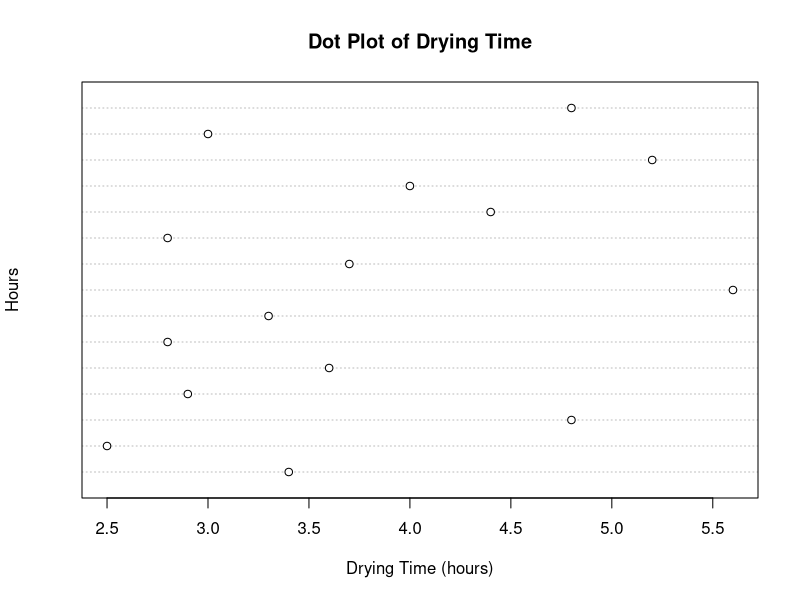
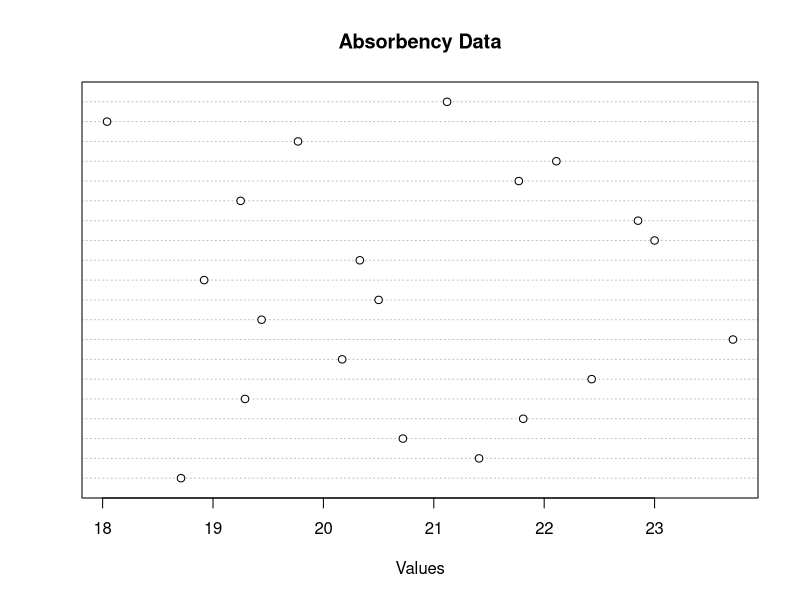
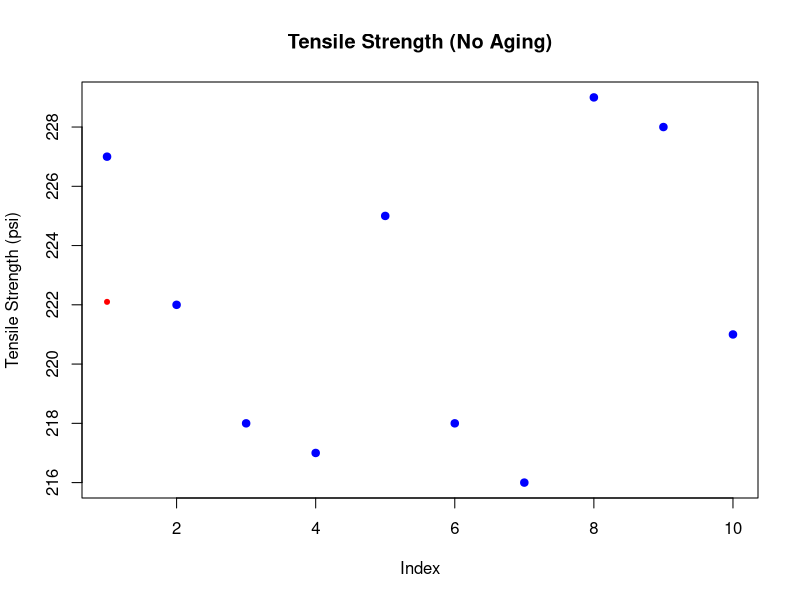
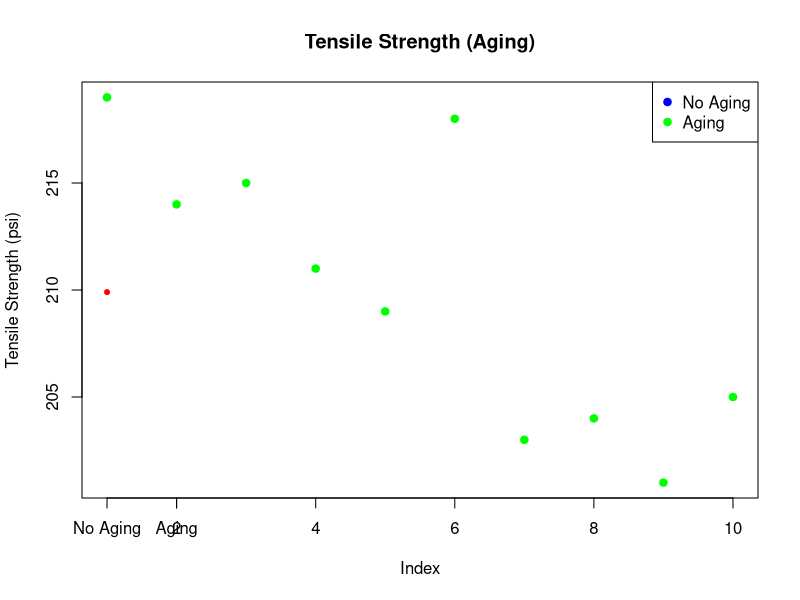
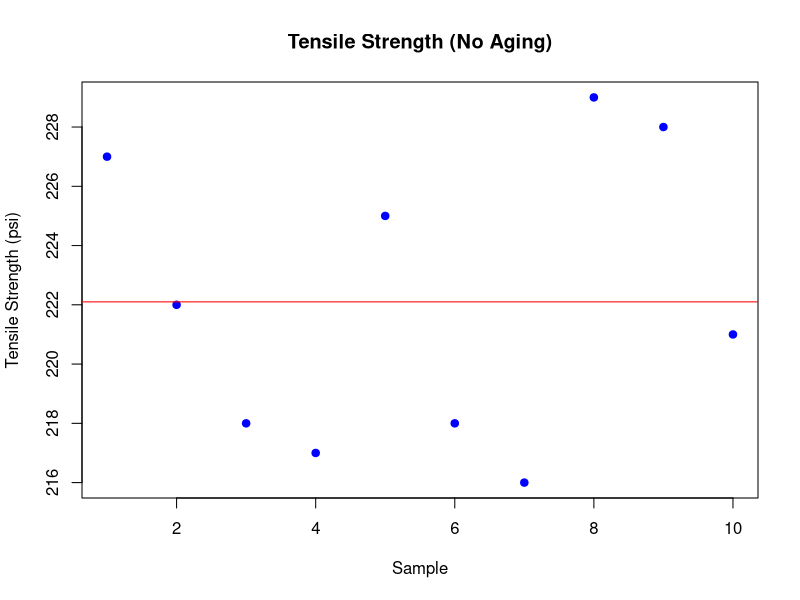
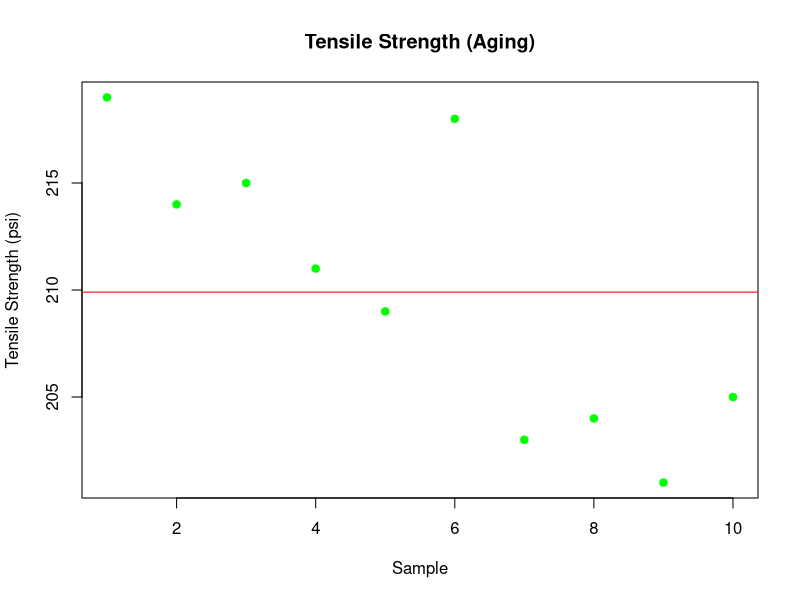
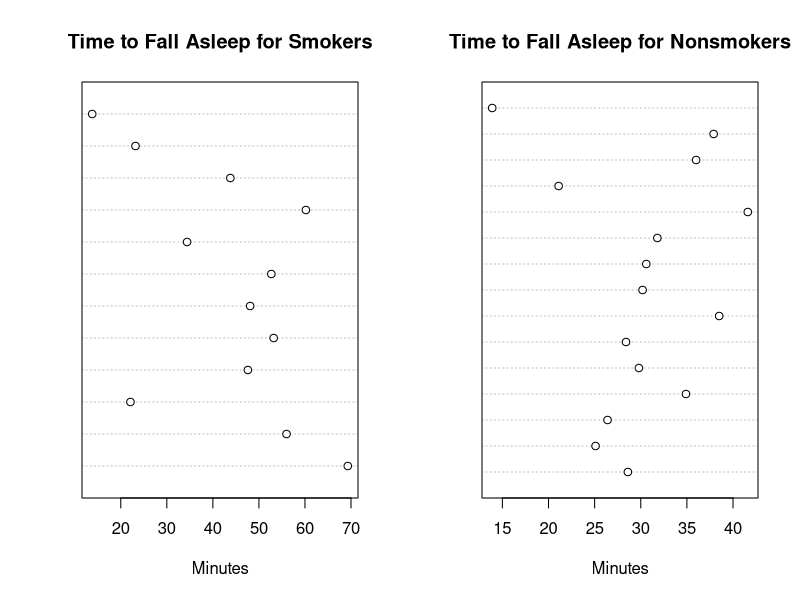
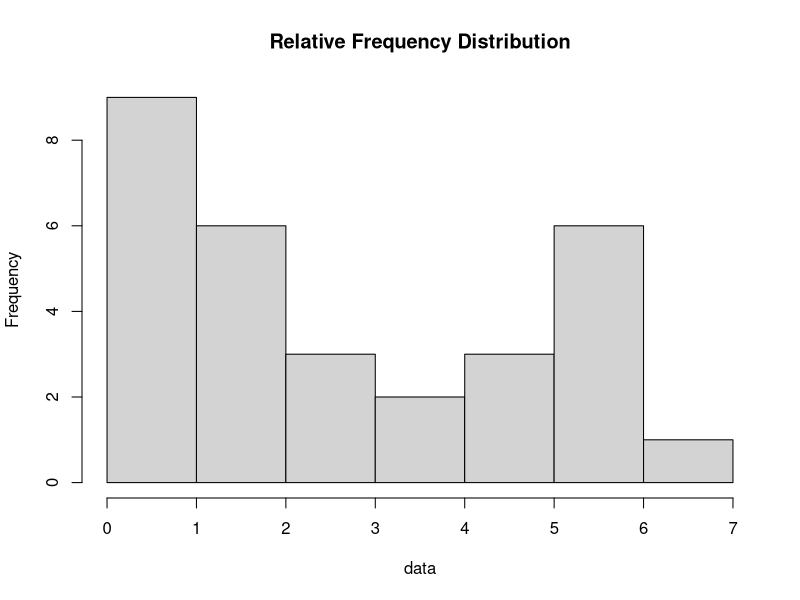

Recreate these plots in R, in order.
# Create a vector of your data
data <- c(3.4, 2.5, 4.8, 2.9, 3.6, 
          2.8, 3.3, 5.6, 3.7, 2.8, 
          4.4, 4.0, 5.2, 3.0, 4.8)

# Create a dot plot
dotchart(data, main = "Dot Plot of Drying Time", ylab= "Hours",
         xlab = "Drying Time (hours)")

# Compute the sample variance
sample_variance <- var(data)
cat("Sample Variance:", sample_variance, "\n")

# Compute the sample standard deviation
sample_std_dev <- sd(data)
cat("Sample Standard Deviation:", sample_std_dev, "\n")


#-------------------------------------------------

# Create a vector of your data
data <- c(18.71, 21.41, 20.72, 21.81, 19.29, 22.43, 20.17,
          23.71, 19.44, 20.50, 18.92, 20.33, 23.00, 22.85,
          19.25, 21.77, 22.11, 19.77, 18.04, 21.12)
# Calculate the sample mean
sample_mean <- mean(data)
cat("Sample Mean:", sample_mean, "\n")

# Calculate the sample median
sample_median <- median(data)
cat("Sample Median:", sample_median, "\n")

# Calculate the 10% trimmed mean
trimmed_mean <- mean(data, trim = 0.10)
cat("10% Trimmed Mean:", trimmed_mean, "\n")

# Create a dot chart
dotchart(data, main = "Absorbency Data", xlab = "Values")

#----------------------------------------------------

# Create vectors for the "No aging" and "Aging" data
no_aging_data <- c(227, 222, 218, 217, 225, 218, 216, 229, 228, 221)
aging_data <- c(219, 214, 215, 211, 209, 218, 203, 204, 201, 205)

# Create a dot plot for "No aging" data
plot(no_aging_data, pch = 19, col = "blue", main = "Tensile Strength (No Aging)", ylab = "Tensile Strength (psi)")
points(1, mean(no_aging_data), pch = 20, col = "red") # Plot the mean in red

# Create a dot plot for "Aging" data
plot(aging_data, pch = 19, col = "green", main = "Tensile Strength (Aging)", ylab = "Tensile Strength (psi)")
points(1, mean(aging_data), pch = 20, col = "red") # Plot the mean in red

# Add a legend
legend("topright", legend = c("No Aging", "Aging"), col = c("blue", "green"), pch = 19)

# Add labels
axis(1, at = c(1, 2), labels = c("No Aging", "Aging"))

#-----------------------------

# Create vectors for the "No aging" and "Aging" data
no_aging_data <- c(227, 222, 218, 217, 225, 218, 216, 229, 228, 221)
aging_data <- c(219, 214, 215, 211, 209, 218, 203, 204, 201, 205)

mean_no_aging <- mean(no_aging_data)
cat("Sample Mean (No Aging):", mean_no_aging, "\n")
median_no_aging <- median(no_aging_data)
cat("Median (No Aging):", median_no_aging, "\n")

mean_aging <- mean(aging_data)
cat("Sample Mean (Aging):", mean_aging, "\n")
median_aging <- median(aging_data)
cat("Median (Aging):", median_aging, "\n")

# Calculate the sample variance for "No aging" data
variance_no_aging <- var(no_aging_data)
cat("Sample Variance (No Aging):", variance_no_aging, "\n")
# Calculate the sample standard deviation for "No aging" data
std_dev_no_aging <- sd(no_aging_data)
cat("Sample Standard Deviation (No Aging):", std_dev_no_aging, "\n")

# Calculate the sample variance for "Aging" data
variance_aging <- var(aging_data)
cat("Sample Variance (Aging):", variance_aging, "\n")
# Calculate the sample standard deviation for "Aging" data
std_dev_aging <- sd(aging_data)
cat("Sample Standard Deviation (Aging):", std_dev_aging, "\n")


# Create a dot plot for "No aging" data
plot(no_aging_data, pch = 19, col = "blue", main = "Tensile Strength (No Aging)",
     xlab = "Sample", ylab = "Tensile Strength (psi)")

# Add a horizontal line for the mean
abline(h = mean(no_aging_data), col = "red")

# Create a dot plot for "Aging" data
plot(aging_data, pch = 19, col = "green", main = "Tensile Strength (Aging)", 
     xlab = "Sample", ylab = "Tensile Strength (psi)")

# Add a horizontal line for the mean
abline(h = mean(aging_data), col = "red")

#----------------------------------------------------

# Create a vector of battery life data
battery_life <- c(123, 116, 122, 110, 175, 126, 125, 111, 118, 117)

# Calculate the sample mean
mean_battery_life <- mean(battery_life)
cat("Sample Mean:", mean_battery_life, "\n")

# Calculate the sample median
median_battery_life <- median(battery_life)
cat("Sample Median:", median_battery_life, "\n")

#--------------------------------------------------------
# Create vectors for the data of smokers and nonsmokers
smokers_data <- c(69.3, 56.0, 22.1, 47.6, 
                  53.2, 48.1, 52.7, 34.4, 
                  60.2, 43.8, 23.2, 13.8)
nonsmokers_data <- c(28.6, 25.1, 26.4, 34.9, 
                     29.8, 28.4, 38.5, 30.2, 
                     30.6, 31.8, 41.6, 21.1, 
                     36.0, 37.9, 13.9)

# Calculate the sample mean for each group
mean_smokers <- mean(smokers_data)
mean_nonsmokers <- mean(nonsmokers_data)

cat("Sample Mean for Smokers:", mean_smokers, "\n")
cat("Sample Mean for Nonsmokers:", mean_nonsmokers, "\n")

# Calculate the sample standard deviation for each group
std_dev_smokers <- sd(smokers_data)
std_dev_nonsmokers <- sd(nonsmokers_data)

cat("Sample Standard Deviation for Smokers:", std_dev_smokers, "\n")
cat("Sample Standard Deviation for Nonsmokers:", std_dev_nonsmokers, "\n")

# Make a dot plot of the data sets A (Smokers) and B (Nonsmokers) on
# the same line
par(mfrow = c(1, 2))  # Set up a 1x2 plot layout

# Dot plot for Smokers
dotchart(smokers_data, main = "Time to Fall Asleep for Smokers", 
         xlab = "Minutes")

# Dot plot for Nonsmokers
dotchart(nonsmokers_data, main = "Time to Fall Asleep for Nonsmokers", 
         xlab = "Minutes")
par(mfrow = c(1, 1))  # Set up a 1x1 plot layout
#-------------------------------------------------------
# Create a vector of fuel pump life data
data <- c(
  2.0, 3.0, 0.3, 3.3, 1.3, 0.4, 0.2, 6.0, 5.5, 6.5,
  0.2, 2.3, 1.5, 4.0, 5.9, 1.8, 4.7, 0.7, 4.5, 0.3,
  1.5, 0.5, 2.5, 5.0, 1.0, 6.0, 5.6, 6.0, 1.2, 0.2
)

# Construct a stem-and-leaf plot
stem(data)

# Set up a relative frequency distribution
hist(data, breaks = seq(0, 7, by = 1), freq = TRUE, 
     main = "Relative Frequency Distribution")

# Compute the sample mean, sample range, and sample standard deviation
sample_mean <- mean(data)
sample_range <- max(data) - min(data)
sample_std_dev <- sd(data)

cat("Sample Mean:", sample_mean, "\n")
cat("Sample Range:", sample_range, "\n")
cat("Sample Standard Deviation:", sample_std_dev, "\n")

#--------------------------------------------
# Create a vector of power failure times
power_failures <- c(
  22, 18, 135, 15, 90, 78, 69, 98, 102,
  83, 55, 28, 121, 120, 13, 22, 124, 112,
  70, 66, 74, 89, 103, 24, 21, 112, 21,
  40, 98, 87, 132, 115, 21, 28, 43, 37,
  50, 96, 118, 158, 74, 78, 83, 93, 95
)

# Find the sample mean and sample median
sample_mean <- mean(power_failures)
sample_median <- median(power_failures)

cat("Sample Mean:", sample_mean, "\n")
cat("Sample Median:", sample_median, "\n")

# Find the sample standard deviation
sample_std_dev <- sd(power_failures)
cat("Sample Standard Deviation:", sample_std_dev, "\n")

#---------------------------------------


# Create a vector of staff salaries data
salaries <- c(
  3.79, 2.99, 2.77, 2.91, 3.10, 1.84, 2.52, 3.22, 2.45, 2.14,
  2.67, 2.52, 2.71, 2.75, 3.57, 3.85, 3.36, 2.05, 2.89, 2.83,
  3.13, 2.44, 2.10, 3.71, 3.14, 3.54, 2.37, 2.68, 3.51, 3.37
)

# Compute the sample mean and sample standard deviation
sample_mean <- mean(salaries)
sample_std_dev <- sd(salaries)

cat("Sample Mean:", sample_mean, "\n")
cat("Sample Standard Deviation:", sample_std_dev, "\n")

# Construct a relative frequency histogram with specific breaks
hist(salaries, breaks = seq(0, 4, by = 0.5), freq = FALSE, 
     main = "Relative Frequency Histogram", xlab = "Salary (dollars per pupil)")
lines(density(salaries), col = "blue", lwd = 2)

# Construct a stem-and-leaf display with stem starting from 1
stem(salaries, scale = 0.4)  # scaling

#-----------------------------------------


# Create a vector of percentages of families in the upper income level
percentages <- c(
  72.2, 31.9, 26.5, 29.1, 27.3, 8.6, 22.3, 26.5,
  20.4, 12.8, 25.1, 19.2, 24.1, 58.2, 68.1, 89.2,
  55.1, 9.4, 14.5, 13.9, 20.7, 17.9, 8.5, 55.4,
  38.1, 54.2, 21.5, 26.2, 59.1, 43.3
)

# Calculate the sample mean
sample_mean <- mean(percentages)
cat("Sample Mean:", sample_mean, "\n")

# Calculate the sample median
sample_median <- median(percentages)
cat("Sample Median:", sample_median, "\n")

# Construct a relative frequency histogram
hist(percentages, breaks = seq(0, 90, by = 10), 
     freq = FALSE, main = "Relative Frequency Histogram", xlab = "Percentage")
lines(density(percentages), col = "blue", lwd = 2)

# Compute the 10% trimmed mean
trimmed_mean <- mean(percentages, trim = 0.1)
cat("10% Trimmed Mean:", trimmed_mean, "\n")





